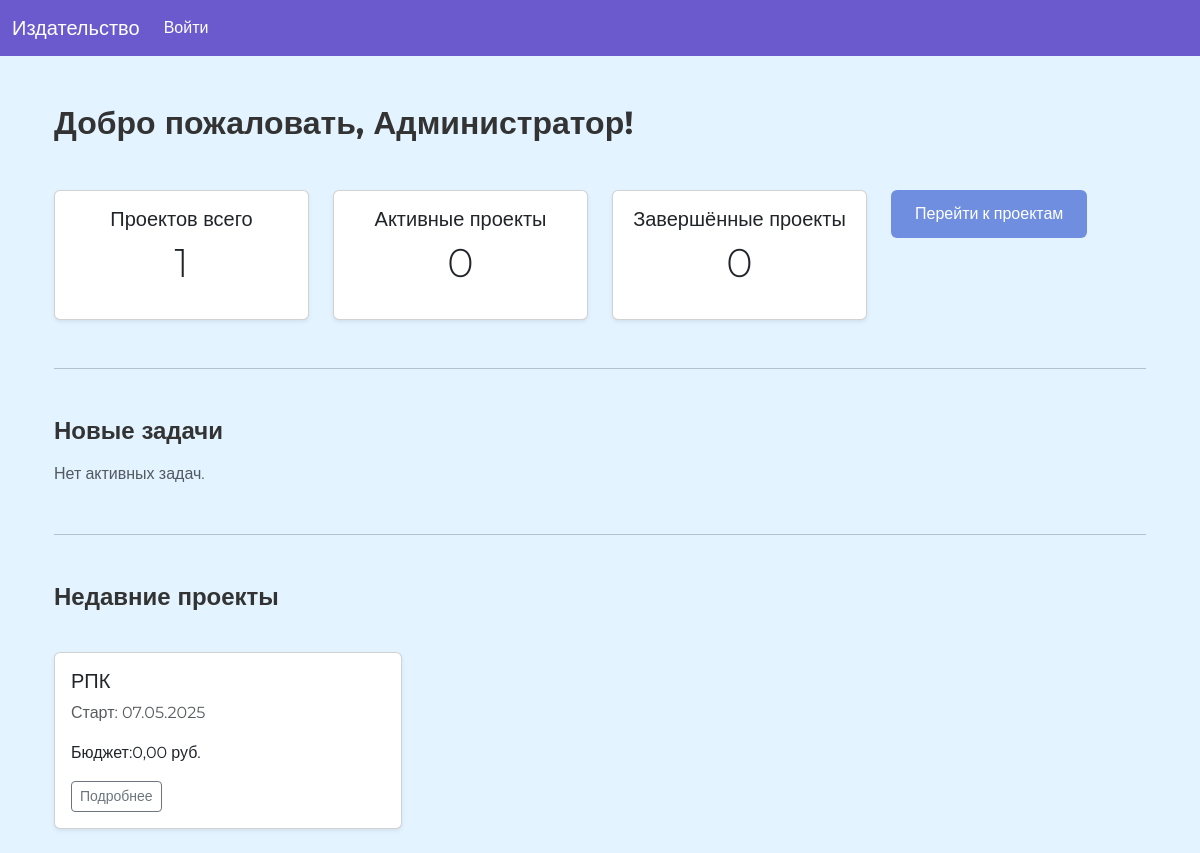
The page / on the database its author committed.
### projects/models.py (models this page shows, shortened)
class Project(models.Model):
    STATUS_CHOICES = (
        ('new', 'Новый'),
        ('in_progress', 'В работе'),
        ('completed', 'Завершён')
    )
    title = models.CharField('Название проекта', max_length=255)
    description = models.TextField('Описание', blank=True, null=True)
    start_date = models.DateField('Дата начала')
    end_date = models.DateField('Дата окончания')
    status = models.CharField('Статус', max_length=50, choices=STATUS_CHOICES, default='new')
    budget = models.DecimalField('Бюджет проекта', max_digits=10, decimal_places=2, default=0.00)
    manager = models.ForeignKey(UserProfile, on_delete=models.SET_NULL, null=True, related_name='managed_projects')
    author = models.ForeignKey(UserProfile, on_delete=models.SET_NULL, null=True, related_name='authored_projects')
    manuscript = models.FileField('Рукопись', upload_to='manuscripts/', null=True, blank=True)

### pages/views.py (the view)
# urls.py: path('', views.home_view, name='home'),
def home_view(request):
    total_projects = Project.objects.count()
    active_projects = Project.objects.filter(status='in_progress').count()
    completed_projects = Project.objects.filter(status='completed').count()
    total_authors = Author.objects.count()
    recent_projects = Project.objects.order_by('-start_date')[:3]
    recent_tasks = Task.objects.order_by('-id')[:3]
    context = {
        'total_projects': total_projects,
        'active_projects': active_projects,
        'completed_projects': completed_projects,
        'total_authors': total_authors,
        'recent_projects': recent_projects,
        'recent_tasks': recent_tasks,
    }
    return render(request, 'pages/home_admin.html', context)

### pages/templates/pages/home_admin.html (shortened to what this page needs)
{% extends "base.html" %}
{% block content %}
<div class="container mt-5">
    <h2><b>Добро пожаловать, Администратор!</b></h2>
    <div class="row g-4 mt-4">
        <div class="col-md-3">
            <div class="card shadow-sm text-center p-3">
                <h5 class="card-title">Проектов всего</h5>
                <p class="display-6">{{ total_projects }}</p>
            </div>
        </div>
        <div class="col-md-3">
            <div class="card shadow-sm text-center p-3">
                <h5 class="card-title">Активные проекты</h5>
                <p class="display-6">{{ active_projects }}</p>
            </div>
        </div>
        <div class="col-md-3">
            <div class="card shadow-sm text-center p-3">
                <h5 class="card-title">Завершённые проекты</h5>
                <p class="display-6">{{ completed_projects }}</p>
            </div>
        </div>
        <div class="col-md-3">
            <button type="button" class="btn btn-primary">
   <a href="{% url 'projects:project-list' %}" class="btn btn-primary">Перейти к проектам</a>
</button>
        </div>
    </div>
    <hr class="my-5">
<h4 class="mb-3"><b>Новые задачи</b></h4>
{% for task in recent_tasks %}
    <div class="col-md-4 mb-4">
        <div class="card shadow-sm h-100">
            <div class="card-body">
                <h5>{{ task.title }}</h5>
                <p class="text-muted">{{ task.description|truncatewords:10 }}</p>
                <span class="badge bg-warning text-dark">{{ task.status }}</span>
            </div>
        </div>
    </div>
{% empty %}
    <p class="text-muted">Нет активных задач.</p>
{% endfor %}
    <hr class="my-5">
    <h4 class="mb-3"><b>Недавние проекты</b></h4>
    <div class="row g-4 mt-3">
        {% for project in recent_projects %}
            <div class="col-md-4 mb-4">
                <div class="card shadow-sm">
                    <div class="card-body">
                        <h5 class="card-title">{{ project.title }}</h5>
                        <p class="text-muted">Старт: {{ project.start_date|date:"d.m.Y" }}</p>
                        <p>Бюджет:{{ project.budget }} руб.</p>
                        <a href="{% url 'projects:project-detail' project.id %}" class="btn btn-outline-secondary btn-sm">Подробнее</a>
                    </div>
                </div>
            </div>
        {% empty %}
            <p class="text-muted">Новых проектов нет</p>
        {% endfor %}
    </div>
{% endblock %}

### templates/base.html (style rules this page uses)
body { font-family: 'Montserrat', sans-serif; background-color: #e3f3ff; color: #333; }
.btn-primary { background-color: #708ee0; border: none; color: white; }

### rows shown on the page
Project: title "РПК", start_date "07.05.2025", budget "0,00"

### other values the page prints
{{ total_projects }} "1"
{{ active_projects }} "0"
{{ completed_projects }} "0"
